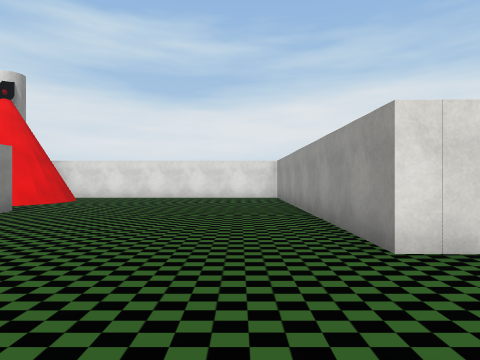
View 1 (above)

18 first-person views from a walk through a Unity game level. The camera is 1.3 m above the floor, looks level and sees 75° across. The floor is counted in squares, 2 m on a side. Each view is taken from the middle of a square. On the plan, view 1 faces up. The plan holds only what a view shows up to about 10 squares ahead; the rest is blank. The place goes on beyond the plan. Some animated figures are left out. Some surface patterns are stand-ins.

View 2
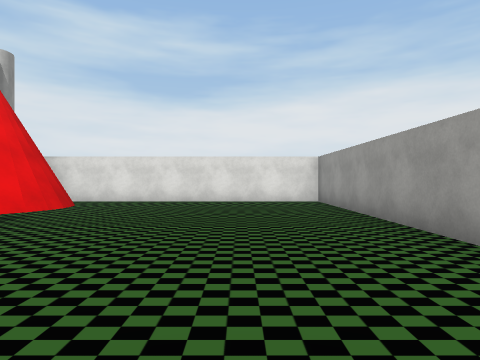

View 3
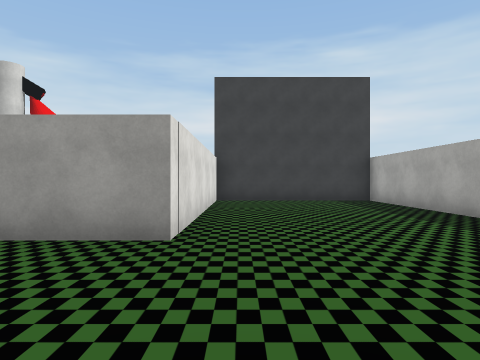

View 4
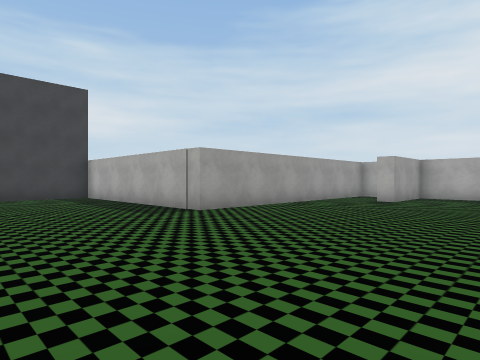

View 5
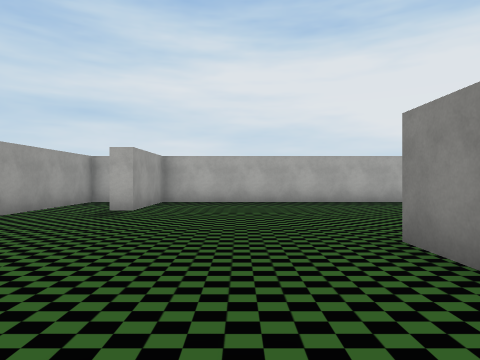

View 6
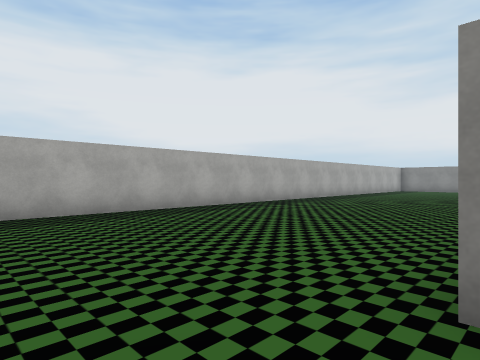

View 7
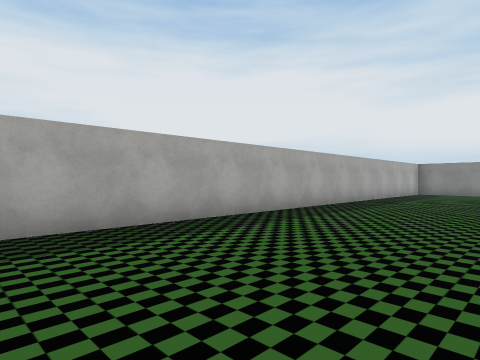

View 8
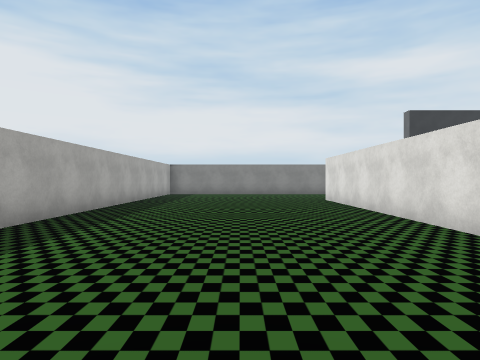

View 9
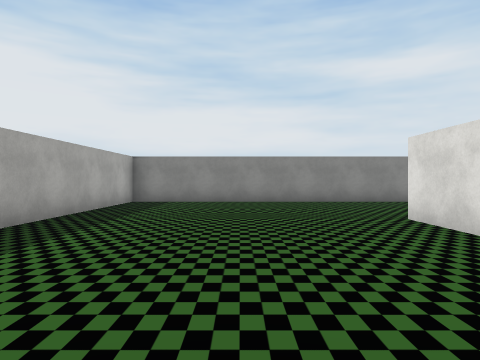

View 10
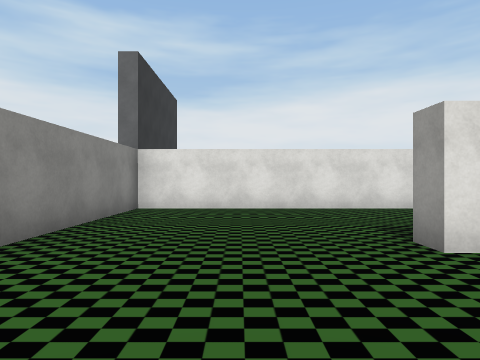

View 11
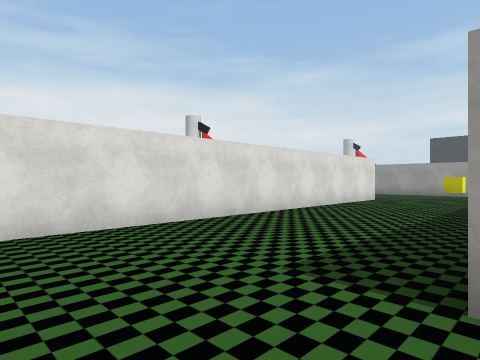

View 12
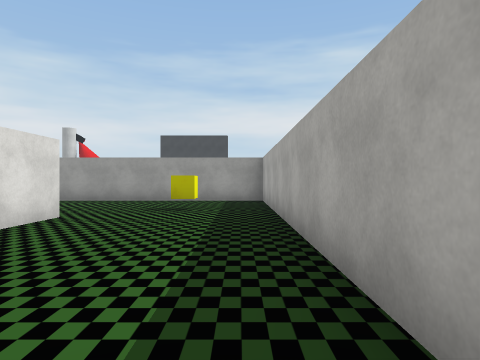

View 13
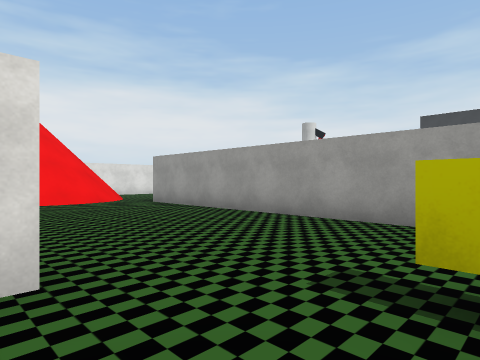

View 14
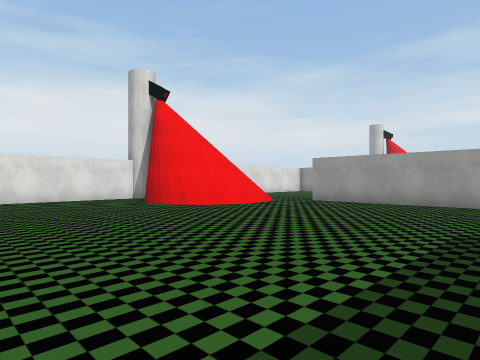

View 15
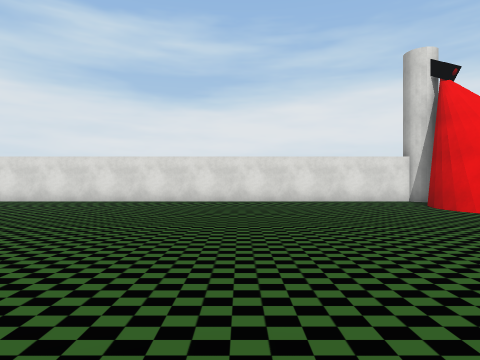

View 16
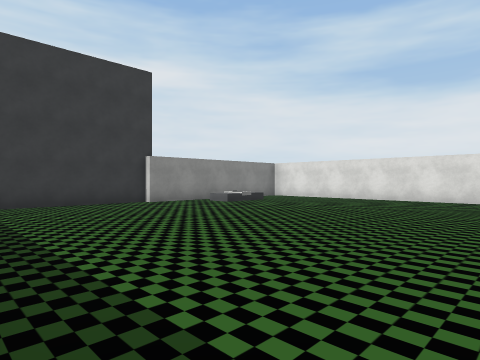

View 17
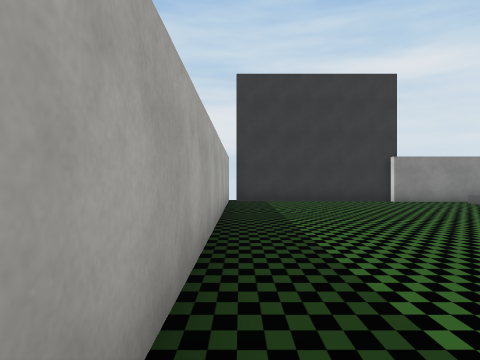

View 18
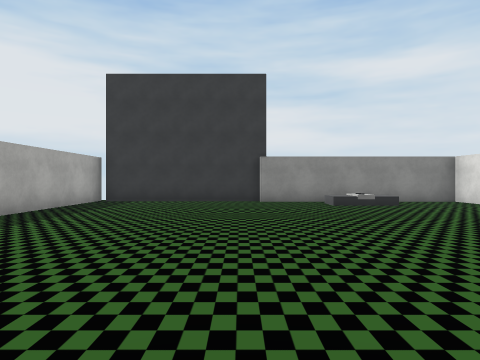

### Floor plan
Points are (right, up) in squares from view 1. A wall is a line through its corners. A room is listed if a view was taken in it or the views show most of it. See-through windows are left out.
Room 1 (views 1, 2, 3, 4, 5, 6, 7, 8, 9, 10, 11, 12, 13, 14, 15, 16, 17, 18)
walls: (-9.5, 0.2) (-22.3, 0.2) (-22.3, -10.2) (-0.7, -10.2) (-0.7, -7.7) (-0.1, -7.7); (-11.6, -4.2) (-18.2, -4.2) (-18.2, -3.6); (-14.1, -3.7) (-5.2, -3.7) (-5.2, 6.5); (-4.7, -3.1) (-4.7, -4.4); (-9, 7.9) (-9.4, 8.5) (-9.4, 9.2) (-9.2, 10); (-9.2, 8.2) (-9.5, 9.1); (-8.9, 8.4) (-9.2, 8.8); (-9.1, 8.6) (-9.3, 9.1); (-9.4, 9) (-9.4, 9.6) (-9.1, 10.1); (-5.7, 10) (-5.6, 9.4); (-5.8, 10.3) (-5.6, 9.8); (-8.9, 11.4) (-22.3, 11.4) (-22.3, 5.6); (-22.9, 0.7) (-13.4, 0.7); (-22.6, 5.6) (-22.6, 0.9); (0.8, -10.2) (1.4, -10.2) (1.4, -2.1) (7.9, -2.1) (7.9, 2.7) (1.4, 2.7) (1.4, 11.4) (-6.6, 11.4)
low walls: (-8.8, 7.6) (-9.2, 8.1); (-5.2, 9.4) (-5.3, 8.8)
ways out: gap at (-23, 1)
objects: yellow cube (-8, -2); other object (-8, 11)

Where each view was taken, in squares from view 1:
view 1: 0 up, 0 right, facing up
view 2: 2 up, 1 left, facing up
view 3: 2 up, 2 left, facing right
view 4: 2 up, 4 left, facing down-right
view 5: 1 down, 3 left, facing down
view 6: 4 down, 3 left, facing down-left
view 7: 6 down, 7 left, facing down-left
view 8: 7 down, 8 left, facing left
view 9: 7 down, 13 left, facing left
view 10: 7 down, 20 left, facing up
view 11: 4 down, 20 left, facing up-right
view 12: 3 down, 15 left, facing right
view 13: 2 down, 10 left, facing up-right
view 14: 1 up, 14 left, facing up-right
view 15: 2 up, 14 left, facing up
view 16: 1 up, 14 left, facing up-left
view 17: 1 up, 13 left, facing left
view 18: 5 up, 13 left, facing left
